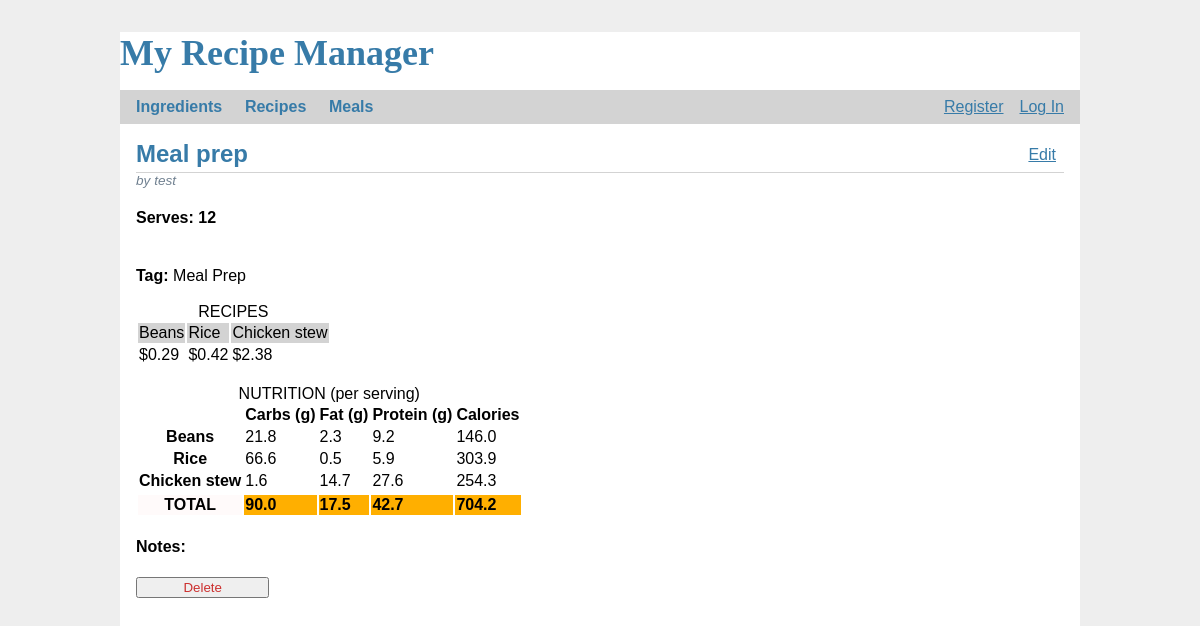
Page /meals/1/ on the committed database.
### tables this page shows
CREATE TABLE meal (
  id INTEGER PRIMARY KEY,
  author_id INTEGER NOT NULL,
  title TEXT NOT NULL,
  tag TEXT CHECK (tag in ('meal_prep', 'easy', 'weekend', 'brunch', 'other')),
  notes TEXT,
  FOREIGN KEY (author_id) REFERENCES user (id)
);

CREATE TABLE recipe (
  id INTEGER PRIMARY KEY,
  author_id INTEGER NOT NULL,
  title TEXT NOT NULL,
  body TEXT NOT NULL,
  servings INTEGER NOT NULL,
  tag TEXT CHECK (tag in ('starches', 'proteins', 'beans', 'vegetables', 'dessert', 'sauces', 'spices', 'others')),
  FOREIGN KEY (author_id) REFERENCES user (id)
);

### app/meals.py (the view)
@bp.route('/<meal_id>/')
def display_meal(meal_id):
    db = get_db()
    meal = db.execute('SELECT * FROM meal WHERE id = ?', (meal_id,)).fetchone()
    if not meal:
        abort(404, f"{meal_id} is not in the Recipe table.")
    recipes = db.execute(
        'SELECT * FROM mealRecipeRelationship WHERE mealID=(?)', (meal_id,)
    ).fetchall()
    recipes_db = []
    servings = recipes[0]['servings'] if recipes[0]['servings'] else 1
    macros_per_recipe = []  # list(list(int)) containing macros of each ingredient
    macro_totals = [0, 0, 0, 0]  # carbs, protein, fat, calories
    prices = []
    if recipes:
        for recipe in recipes:
            recipe_id = str(recipe['recipeID'])
            print(recipe_id)
            recipe_db = db.execute('SELECT * FROM recipe WHERE id=?',
                                  (recipe_id)).fetchone()
            recipes_db.append(recipe_db)
            temp = get_macros_price(recipe_db, servings)
            macros_per_recipe.append(temp[0])
            prices.append(temp[1])
            macro_totals = [round(x + y, 1) for x, y in zip(macro_totals, temp[0])]
    return render_template('meals/display.html', meal=meal, recipes=recipes_db,
                           servings=servings, macro_totals=macro_totals,
                           macros=macros_per_recipe, prices=[round(x, 2) for x in prices])

### app/auth.py (called while the page is built)
@bp.before_app_request
def load_logged_in_user():
    user_id = session.get("user_id")
    if user_id is None:
        g.user = None
    else:
        g.user = (
            get_db().execute("SELECT * FROM user WHERE id = ?", (user_id,)).fetchone()
        )

### app/db.py (called while the page is built)
def get_db():
    if "db" not in g:
        g.db = sqlite3.connect(
            current_app.config["DATABASE"], detect_types=sqlite3.PARSE_DECLTYPES
        )
        g.db.row_factory = sqlite3.Row
    return g.db

### app/meals.py (called while the page is built)
def convert(unit, size):
    size = float(size)
    if unit == 'g' or unit == 'ml':
        return size
    weights = {'kg', 'oz', 'lb'}
    volumes = {'cup', 'l', 'gal', 'T', 't'}
    if unit in weights:
        if unit == 'kg':
            res = size * 1000
        elif unit == 'oz':
            res = size * 28.35
        elif unit == 'lb':
            res = size * 454
    elif unit in volumes:
        if unit == 'cup':
            res = size * 236.58
        elif unit == 'l':
            res = size * 1000
        elif unit == 'gal':
            res = size * 3785.41
        elif unit == 'T':
            res = size * 15
        elif unit == 't':
            res = size * 5
    else:
        res = 0
    return res

### app/templates/meals/display.html (shortened to what this page needs)
{% extends 'base.html' %}
{% block header %}
    <h1>{% block title %}{{ meal['title'] }}{% endblock %}</h1>
    <a class="action" href="{{ url_for('meals.update', meal_id=meal['id']) }}">Edit</a>
{% endblock %}
{% block content %}
    <article class="post">
        <header>
            <div class="about">by {{ meal['author_ID'] }}
            </div>
        </header>
        <h4>Serves: {{ servings }}</h4>
        <div><br/> <b>Tag:</b>
            {% if meal['tag'] == "meal_prep" %} Meal Prep
            {% elif meal['tag'] == "easy" %} Quick & Easy
            {% elif meal['tag'] == "weekend" %} Weekend cooking
            {% elif meal['tag'] == "brunch" %} Brunch
            {% elif meal['tag'] == "other" %} Other
            {% endif %}
        </div>
        <table>
            <caption>RECIPES</caption>
            <tr>
                {% for recipe in recipes %}
                    <td style="background-color: lightgray">
                        {{ recipe['title'] }}
                        {% if not loop.last %}
                            <br>
                        {% endif %}
                    </td>
                {% endfor %}
            </tr>
            <tr>
                {% for recipe in recipes %}
                    <td>
                     ${{ prices[loop.index0] }}
                        {% if not loop.last %}
                            <br>
                        {% endif %}
                    </td>
                {% endfor %}
            </tr>
        </table>
        <br>
        <table class="table table-hover">
            <caption>NUTRITION (per serving)</caption>
            <thead>
            <tr>
                <th scope="col"></th>
                <th scope="col">Carbs (g)</th>
                <th scope="col">Fat (g)</th>
                <th scope="col">Protein (g)</th>
                <th scope="col">Calories</th>
            </tr>
            </thead>
            <tbody>
            {% for recipe in recipes %}
                <tr>
                <th scope="row">{{ recipe['title'] }}</th>
                <td>{{ macros[loop.index0][0] }}</td>
                <td>{{ macros[loop.index0][1] }}</td>
                <td>{{ macros[loop.index0][2] }}</td>
                <td>{{ macros[loop.index0][3] }}</td>
            {% endfor %}
            </tr>
            <tr>
            <tr>
                <th scope="row" bgcolor="#fffafa">TOTAL</th>
                <td bgcolor=#fffafa"><strong>{{ macro_totals[0] }}</strong></td>
                <td bgcolor=#fffafa"><strong>{{ macro_totals[1] }}</strong></td>
                <td bgcolor=#fffafa"><strong>{{ macro_totals[2] }}</strong></td>
                <td bgcolor=#fffafa"><strong>{{ macro_totals[3] }}</strong></td>
            </tr>
            </tbody>
        </table>
        <h4>Notes:</h4>
    </article>
    <form action="{{ url_for('meals.delete', name_key=meal['id']) }}" method="post">
        <input class="danger" type="submit" value="Delete" onclick="return confirm('Are you sure?');">
    </form>
{% endblock %}

### app/static/style.css (style rules this page uses)
h1 { font-family: Verdana, sans-serif; color: #377ba8; margin: 1rem 0; }
a { color: #377ba8; }
nav ul li a, nav ul li span, header .action { display: block; padding: 0.5rem; }
.content > header h1 { flex: auto; margin: 1rem 0 0.25rem 0; }
.post > header { display: flex; align-items: flex-end; font-size: 0.85em; }
.post > header > div:first-of-type { flex: auto; }
.post .about { color: slategray; font-style: italic; }
.content form { margin: 1em 0; display: flex; flex-direction: column; }
.content input, .content textarea { margin-bottom: 1em; }
input.danger { color: #cc2f2e; }
input[type=submit] { align-self: start; min-width: 10em; }

### rows in the picture
meal: title "Meal prep", author_ID "test"
recipe: title "Beans", index0 "0.29", macros "21.8", macros "2.3", macros "9.2", macros "146.0"
recipe: title "Rice", index0 "0.42", macros "66.6", macros "0.5", macros "5.9", macros "303.9"
recipe: title "Chicken stew", index0 "2.38", macros "1.6", macros "14.7", macros "27.6", macros "254.3"

### other values in the picture
{{ servings }} "12"
{{ macro_totals[0] }} "90.0"
{{ macro_totals[1] }} "17.5"
{{ macro_totals[2] }} "42.7"
{{ macro_totals[3] }} "704.2"
